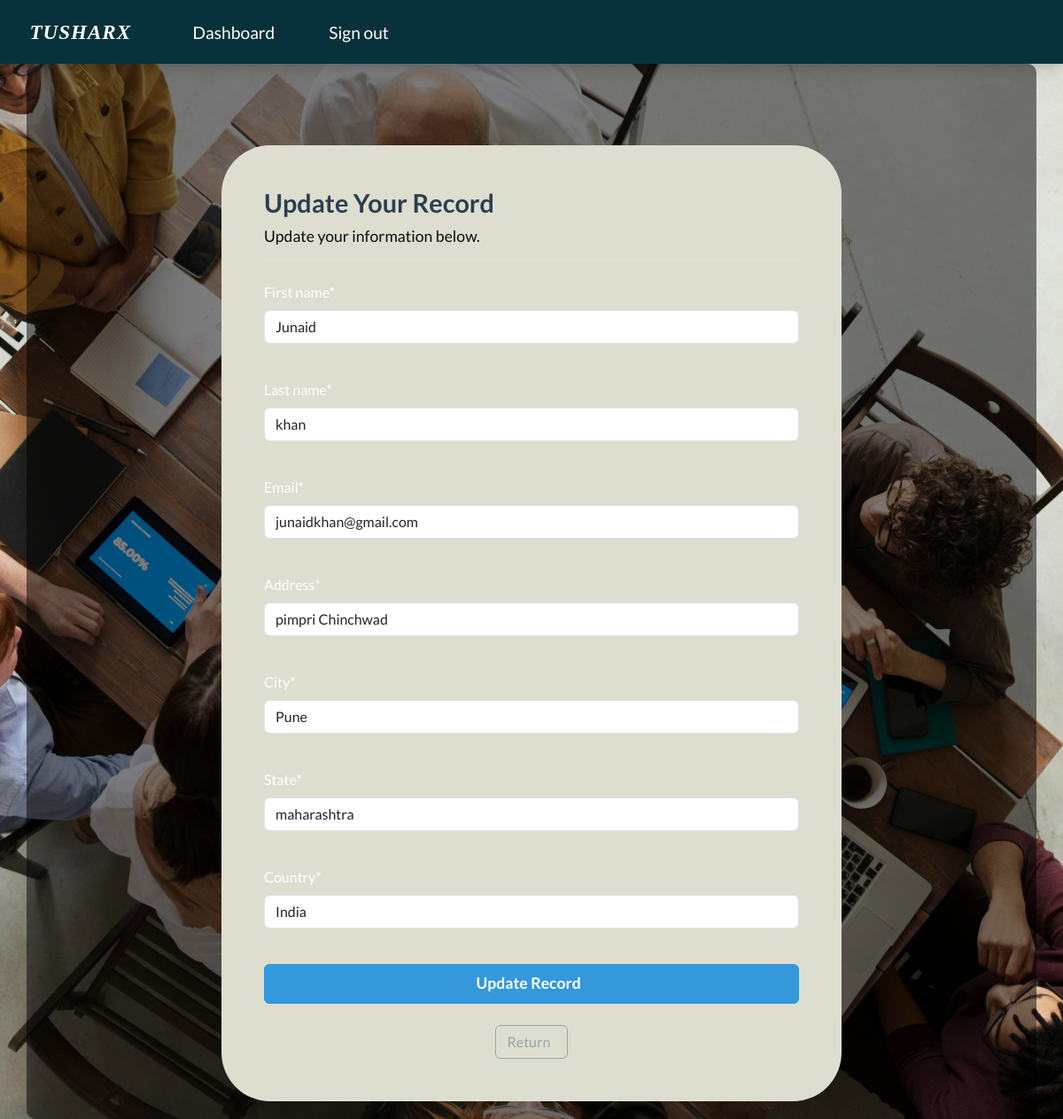
The page /update-record/3 (signed in) on the database its author committed.
### webapp/models.py (models this page shows, shortened)
class Record(models.Model):
    creation_date = models.DateTimeField(auto_now_add=True)
    first_name = models.CharField(max_length=100)
    last_name = models.CharField(max_length=100)
    email = models.CharField(max_length=225)
    address = models.CharField(max_length=20)
    city = models.CharField(max_length=225)
    state = models.CharField(max_length=200)
    country = models.CharField(max_length=125)

### webapp/views.py (the view)
# urls.py: path('update-record/<int:pk>',views.update_record,name='update-record'),
@login_required(login_url='my-login')
def update_record(request, pk):
    record = Record.objects.get(id=pk)
    form = UpdateRecordForm(instance=record)
    if request.method == 'POST':
        form = UpdateRecordForm(request.POST, instance=record)
        if form.is_valid():
            form.save()
            messages.success(request, "Your record was updated!")
            return redirect("dashboard")
    context = {'form':form}
    return render(request, 'webapp/update-record.html', context=context)

### webapp/forms.py
class UpdateRecordForm(forms.ModelForm):
    class Meta:
        model = Record
        fields =['first_name','last_name','email', 'address', 'city', 'state', 'country']

### webapp/templates/webapp/update-record.html (shortened to what this page needs)
{% extends 'webapp/base.html' %}
{% load crispy_forms_tags %}
{% block content %}
<body>
  <div class="container custom-container shadow-md p-5 mt-5">
    <h3 class="text-primary title">Update Your Record</h3>
    <h5 class="subtitle">Update your information below.</h5>
    <hr class="mb-4">
    <form method="POST" autocomplete="off" class="fade-in">
      {{ form.first_name|as_crispy_field }}
      <br>
      {{ form.last_name|as_crispy_field }}
      <br>
      {{ form.email|as_crispy_field }}
      <br>
      {{ form.address|as_crispy_field }}
      <br>
      {{ form.city|as_crispy_field }}
      <br>
      {{ form.state|as_crispy_field }}
      <br>
      {{ form.country|as_crispy_field }}
      <br>
      <button type="submit" class="btn btn-info w-100 btn-block p-2 animated-btn">
        Update Record &nbsp;
      </button>
    </form>
    <div class="text-center mt-4">
      <a href="{% url 'dashboard' %}" class="btn btn-outline-secondary mx-2">Return &nbsp; </a>
    </div>
  </div>
</body>
{% endblock %}

### webapp/templates/webapp/update-record.html (style rules this page uses)
.custom-container { background-color: #deded0; border-radius: 55px; padding: 40px 30px; max-width: 700px; margin: auto; animation: slide-down 0.6s ease-out; }
.title { font-weight: 700; font-size: 1.8em; margin-bottom: 10px; animation: fade-in 1.2s ease-out; }
.subtitle { font-weight: 500; color: #0a0c0e; font-size: 1.1em; animation: fade-in 1.5s ease-out; }
.fade-in { opacity: 0; animation: fade-in 1s forwards; }
.animated-btn { transition: all 0.3s ease; font-weight: 600; font-size: 1.1em; }

### rows shown on the page
Record: first_name "Junaid", last_name "khan", email "junaidkhan@gmail.com", address "pimpri Chinchwad", city "Pune", state "maharashtra", country "India"
